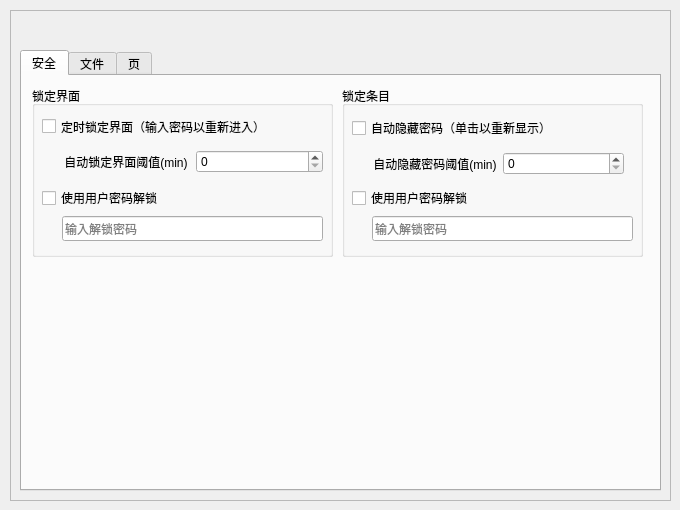
<?xml version="1.0" encoding="UTF-8"?>
<ui version="4.0">
 <class>optionDialog</class>
 <widget class="QDialog" name="optionDialog">
  <property name="geometry">
   <rect>
    <x>0</x>
    <y>0</y>
    <width>680</width>
    <height>510</height>
   </rect>
  </property>
  <property name="windowTitle">
   <string>Dialog</string>
  </property>
  <widget class="QTabWidget" name="tabWidget">
   <property name="geometry">
    <rect>
     <x>20</x>
     <y>50</y>
     <width>641</width>
     <height>441</height>
    </rect>
   </property>
   <property name="currentIndex">
    <number>0</number>
   </property>
   <property name="elideMode">
    <enum>Qt::ElideNone</enum>
   </property>
   <property name="usesScrollButtons">
    <bool>true</bool>
   </property>
   <property name="documentMode">
    <bool>false</bool>
   </property>
   <property name="tabsClosable">
    <bool>false</bool>
   </property>
   <property name="tabBarAutoHide">
    <bool>false</bool>
   </property>
   <widget class="QWidget" name="secure">
    <attribute name="title">
     <string>安全</string>
    </attribute>
    <widget class="QGroupBox" name="groupBox_3">
     <property name="geometry">
      <rect>
       <x>10</x>
       <y>10</y>
       <width>301</width>
       <height>171</height>
      </rect>
     </property>
     <property name="title">
      <string>锁定界面</string>
     </property>
     <widget class="QCheckBox" name="autoLock">
      <property name="geometry">
       <rect>
        <x>10</x>
        <y>30</y>
        <width>281</width>
        <height>21</height>
       </rect>
      </property>
      <property name="text">
       <string>定时锁定界面（输入密码以重新进入）</string>
      </property>
     </widget>
     <widget class="QWidget" name="layoutWidget">
      <property name="geometry">
       <rect>
        <x>30</x>
        <y>60</y>
        <width>261</width>
        <height>31</height>
       </rect>
      </property>
      <layout class="QHBoxLayout" name="horizontalLayout">
       <item>
        <widget class="QLabel" name="autoLockThresholdLabel">
         <property name="text">
          <string>自动锁定界面阈值(min)</string>
         </property>
         <property name="alignment">
          <set>Qt::AlignCenter</set>
         </property>
        </widget>
       </item>
       <item>
        <widget class="QSpinBox" name="autoLockThreshold"/>
       </item>
      </layout>
     </widget>
     <widget class="QCheckBox" name="autoLock_4">
      <property name="geometry">
       <rect>
        <x>10</x>
        <y>100</y>
        <width>281</width>
        <height>24</height>
       </rect>
      </property>
      <property name="text">
       <string>使用用户密码解锁</string>
      </property>
     </widget>
     <widget class="QLineEdit" name="lineEdit">
      <property name="geometry">
       <rect>
        <x>30</x>
        <y>130</y>
        <width>261</width>
        <height>25</height>
       </rect>
      </property>
      <property name="placeholderText">
       <string>输入解锁密码</string>
      </property>
     </widget>
    </widget>
    <widget class="QGroupBox" name="groupBox_4">
     <property name="geometry">
      <rect>
       <x>320</x>
       <y>10</y>
       <width>301</width>
       <height>171</height>
      </rect>
     </property>
     <property name="title">
      <string>锁定条目</string>
     </property>
     <widget class="QCheckBox" name="autoHideItem">
      <property name="geometry">
       <rect>
        <x>10</x>
        <y>30</y>
        <width>252</width>
        <height>24</height>
       </rect>
      </property>
      <property name="text">
       <string>自动隐藏密码（单击以重新显示）</string>
      </property>
     </widget>
     <widget class="QWidget" name="layoutWidget">
      <property name="geometry">
       <rect>
        <x>31</x>
        <y>62</y>
        <width>251</width>
        <height>31</height>
       </rect>
      </property>
      <layout class="QHBoxLayout" name="horizontalLayout_2">
       <item>
        <widget class="QLabel" name="autoHideItemThresholdLabel">
         <property name="text">
          <string>自动隐藏密码阈值(min)</string>
         </property>
         <property name="alignment">
          <set>Qt::AlignCenter</set>
         </property>
        </widget>
       </item>
       <item>
        <widget class="QSpinBox" name="autoHideItemThreshold"/>
       </item>
      </layout>
     </widget>
     <widget class="QLineEdit" name="lineEdit_2">
      <property name="geometry">
       <rect>
        <x>30</x>
        <y>130</y>
        <width>261</width>
        <height>25</height>
       </rect>
      </property>
      <property name="placeholderText">
       <string>输入解锁密码</string>
      </property>
     </widget>
     <widget class="QCheckBox" name="autoLock_5">
      <property name="geometry">
       <rect>
        <x>10</x>
        <y>100</y>
        <width>281</width>
        <height>24</height>
       </rect>
      </property>
      <property name="text">
       <string>使用用户密码解锁</string>
      </property>
     </widget>
    </widget>
   </widget>
   <widget class="QWidget" name="file">
    <attribute name="title">
     <string>文件</string>
    </attribute>
    <widget class="QGroupBox" name="groupBox">
     <property name="geometry">
      <rect>
       <x>340</x>
       <y>10</y>
       <width>306</width>
       <height>271</height>
      </rect>
     </property>
     <property name="title">
      <string>近期导出记录</string>
     </property>
     <widget class="QListWidget" name="listWidget">
      <property name="geometry">
       <rect>
        <x>10</x>
        <y>20</y>
        <width>291</width>
        <height>241</height>
       </rect>
      </property>
     </widget>
    </widget>
    <widget class="QGroupBox" name="groupBox_2">
     <property name="geometry">
      <rect>
       <x>10</x>
       <y>10</y>
       <width>311</width>
       <height>271</height>
      </rect>
     </property>
     <property name="title">
      <string>设定</string>
     </property>
     <widget class="QWidget" name="layoutWidget_2">
      <property name="geometry">
       <rect>
        <x>10</x>
        <y>30</y>
        <width>257</width>
        <height>31</height>
       </rect>
      </property>
      <layout class="QHBoxLayout" name="horizontalLayout_3">
       <item>
        <widget class="QLabel" name="fileTypeLabel">
         <property name="minimumSize">
          <size>
           <width>124</width>
           <height>0</height>
          </size>
         </property>
         <property name="maximumSize">
          <size>
           <width>124</width>
           <height>16777215</height>
          </size>
         </property>
         <property name="text">
          <string>默认导出方式</string>
         </property>
         <property name="alignment">
          <set>Qt::AlignCenter</set>
         </property>
        </widget>
       </item>
       <item>
        <widget class="QComboBox" name="fileType">
         <property name="minimumSize">
          <size>
           <width>124</width>
           <height>0</height>
          </size>
         </property>
         <property name="maximumSize">
          <size>
           <width>124</width>
           <height>16777215</height>
          </size>
         </property>
        </widget>
       </item>
      </layout>
     </widget>
     <widget class="QCheckBox" name="autoLock_2">
      <property name="geometry">
       <rect>
        <x>10</x>
        <y>110</y>
        <width>271</width>
        <height>24</height>
       </rect>
      </property>
      <property name="text">
       <string>导出后自动打开文件所在文件夹</string>
      </property>
     </widget>
     <widget class="QCheckBox" name="autoLock_3">
      <property name="geometry">
       <rect>
        <x>10</x>
        <y>140</y>
        <width>271</width>
        <height>24</height>
       </rect>
      </property>
      <property name="text">
       <string>导出后自动打开文件</string>
      </property>
     </widget>
     <widget class="QWidget" name="layoutWidget">
      <property name="geometry">
       <rect>
        <x>10</x>
        <y>70</y>
        <width>291</width>
        <height>31</height>
       </rect>
      </property>
      <layout class="QHBoxLayout" name="horizontalLayout_4">
       <item>
        <widget class="QLabel" name="fileTypeLabel_2">
         <property name="text">
          <string>默认导出路径</string>
         </property>
         <property name="alignment">
          <set>Qt::AlignCenter</set>
         </property>
        </widget>
       </item>
       <item>
        <widget class="QComboBox" name="fileType_2"/>
       </item>
       <item>
        <widget class="QToolButton" name="toolButton">
         <property name="text">
          <string>...</string>
         </property>
        </widget>
       </item>
      </layout>
     </widget>
    </widget>
   </widget>
   <widget class="QWidget" name="tab">
    <attribute name="title">
     <string>页</string>
    </attribute>
   </widget>
  </widget>
  <widget class="QFrame" name="frame">
   <property name="geometry">
    <rect>
     <x>10</x>
     <y>10</y>
     <width>661</width>
     <height>491</height>
    </rect>
   </property>
   <property name="frameShape">
    <enum>QFrame::StyledPanel</enum>
   </property>
   <property name="frameShadow">
    <enum>QFrame::Raised</enum>
   </property>
  </widget>
  <zorder>frame</zorder>
  <zorder>tabWidget</zorder>
 </widget>
 <resources/>
 <connections/>
</ui>
